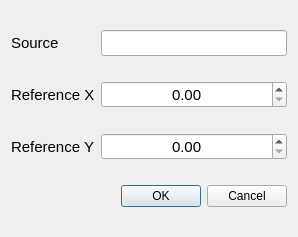
<?xml version="1.0" encoding="UTF-8"?>
<ui version="4.0">
 <class>Settings</class>
 <widget class="QDialog" name="Settings">
  <property name="geometry">
   <rect>
    <x>0</x>
    <y>0</y>
    <width>298</width>
    <height>237</height>
   </rect>
  </property>
  <property name="windowTitle">
   <string>Dialog</string>
  </property>
  <property name="locale">
   <locale language="English" country="UnitedStates"/>
  </property>
  <layout class="QGridLayout" name="gridLayout">
   <item row="0" column="0">
    <widget class="QLabel" name="label">
     <property name="font">
      <font>
       <pointsize>11</pointsize>
      </font>
     </property>
     <property name="text">
      <string>Source</string>
     </property>
    </widget>
   </item>
   <item row="0" column="1">
    <widget class="QLineEdit" name="le_source">
     <property name="font">
      <font>
       <pointsize>11</pointsize>
      </font>
     </property>
     <property name="alignment">
      <set>Qt::AlignCenter</set>
     </property>
    </widget>
   </item>
   <item row="1" column="0">
    <widget class="QLabel" name="label_2">
     <property name="font">
      <font>
       <pointsize>11</pointsize>
      </font>
     </property>
     <property name="text">
      <string>Reference X</string>
     </property>
    </widget>
   </item>
   <item row="1" column="1">
    <widget class="QDoubleSpinBox" name="dsb_pos_x">
     <property name="font">
      <font>
       <pointsize>11</pointsize>
      </font>
     </property>
     <property name="alignment">
      <set>Qt::AlignCenter</set>
     </property>
     <property name="maximum">
      <double>1000.000000000000000</double>
     </property>
    </widget>
   </item>
   <item row="2" column="0">
    <widget class="QLabel" name="label_3">
     <property name="font">
      <font>
       <pointsize>11</pointsize>
      </font>
     </property>
     <property name="text">
      <string>Reference Y</string>
     </property>
    </widget>
   </item>
   <item row="2" column="1">
    <widget class="QDoubleSpinBox" name="dsb_pos_y">
     <property name="font">
      <font>
       <pointsize>11</pointsize>
      </font>
     </property>
     <property name="alignment">
      <set>Qt::AlignCenter</set>
     </property>
     <property name="maximum">
      <double>1000.000000000000000</double>
     </property>
    </widget>
   </item>
   <item row="3" column="0" colspan="2">
    <widget class="QDialogButtonBox" name="buttonBox">
     <property name="locale">
      <locale language="English" country="UnitedStates"/>
     </property>
     <property name="orientation">
      <enum>Qt::Horizontal</enum>
     </property>
     <property name="standardButtons">
      <set>QDialogButtonBox::Cancel|QDialogButtonBox::Ok</set>
     </property>
    </widget>
   </item>
  </layout>
 </widget>
 <resources/>
 <connections>
  <connection>
   <sender>buttonBox</sender>
   <signal>accepted()</signal>
   <receiver>Settings</receiver>
   <slot>accept()</slot>
   <hints>
    <hint type="sourcelabel">
     <x>248</x>
     <y>254</y>
    </hint>
    <hint type="destinationlabel">
     <x>157</x>
     <y>274</y>
    </hint>
   </hints>
  </connection>
  <connection>
   <sender>buttonBox</sender>
   <signal>rejected()</signal>
   <receiver>Settings</receiver>
   <slot>reject()</slot>
   <hints>
    <hint type="sourcelabel">
     <x>316</x>
     <y>260</y>
    </hint>
    <hint type="destinationlabel">
     <x>286</x>
     <y>274</y>
    </hint>
   </hints>
  </connection>
 </connections>
</ui>
